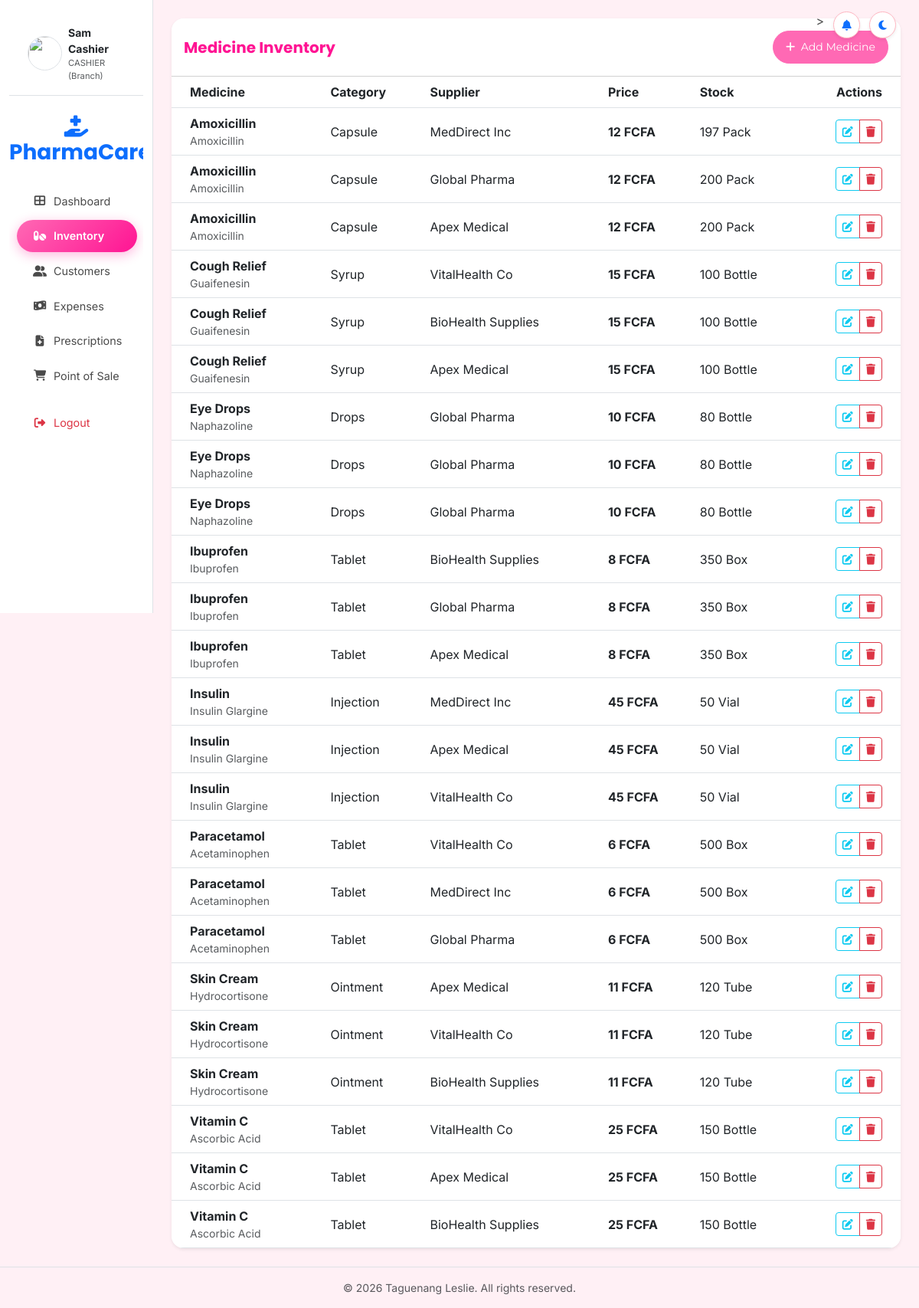
Page /inventory.php (signed in) on the committed database.
### tables this page shows
CREATE TABLE IF NOT EXISTS medicines (
    id INT PRIMARY KEY AUTO_INCREMENT,
    name VARCHAR(100) NOT NULL,
    generic_name VARCHAR(100),
    category VARCHAR(50),
    manufacturer VARCHAR(100),
    supplier_id INT,
    price DECIMAL(10,2) NOT NULL,
    cost_price DECIMAL(10,2),
    quantity INT DEFAULT 0,
    unit VARCHAR(20),
    reorder_level INT DEFAULT 10,
    expiry_date DATE,
    barcode VARCHAR(50),
    description TEXT,
    pharmacy_id INT,
    created_at TIMESTAMP DEFAULT CURRENT_TIMESTAMP,
    FOREIGN KEY (supplier_id) REFERENCES suppliers(id) ON DELETE SET NULL,
    FOREIGN KEY (pharmacy_id) REFERENCES pharmacies(id) ON DELETE CASCADE
);

CREATE TABLE IF NOT EXISTS suppliers (
    id INT PRIMARY KEY AUTO_INCREMENT,
    name VARCHAR(100) NOT NULL,
    contact_person VARCHAR(100),
    phone VARCHAR(15),
    email VARCHAR(100),
    address TEXT,
    payment_terms VARCHAR(50),
    pharmacy_id INT,
    created_at TIMESTAMP DEFAULT CURRENT_TIMESTAMP,
    FOREIGN KEY (pharmacy_id) REFERENCES pharmacies(id) ON DELETE CASCADE
);

### includes/functions/auth.php (called while the page is built, shortened)
<?php
function has_role($roles) {
    if (is_array($roles)) {
        return in_array($_SESSION['role'], $roles);
    }
    return $_SESSION['role'] === $roles;
}

### includes/functions/helpers.php (called while the page is built, shortened)
<?php
if (!function_exists('format_currency')) {
    function format_currency($amount) {
        global $app_settings;
        $currency = $app_settings['currency'] ?? 'FCFA';
        return number_format($amount, 0, '.', ' ') . ' ' . $currency;
    }
}

### inventory.php (the view, shortened to what this page needs)
<?php
require_once 'includes/config/database.php';
require_once 'includes/functions/auth.php';
require_once 'includes/functions/helpers.php';
$pharmacy_id = $_SESSION['pharmacy_id'] ?? null;
$medicines = [];
$active_pharmacies = [];
try {
    if (has_role('customer')) {
        $selected_pharma = $_GET['pharma'] ?? null;
        if ($selected_pharma) {
            $stmt = $pdo->prepare("SELECT m.*, p.name as pharmacy_name FROM medicines m JOIN pharmacies p ON m.pharmacy_id = p.id WHERE m.pharmacy_id = ? AND p.status = 'active' ORDER BY m.name ASC");
            $stmt->execute([$selected_pharma]);
            $medicines = $stmt->fetchAll();
        } else {
            $active_pharmacies = $pdo->query("SELECT * FROM pharmacies WHERE status = 'active' ORDER BY name ASC")->fetchAll();
        }
    } else {
        $stmt = $pdo->prepare("SELECT m.*, s.name as supplier_name FROM medicines m LEFT JOIN suppliers s ON m.supplier_id = s.id WHERE m.pharmacy_id = ? ORDER BY m.name ASC");
        $stmt->execute([$pharmacy_id]);
        $medicines = $stmt->fetchAll();
    }
} catch (PDOException $e) {
    $error = "Error fetching data: " . $e->getMessage();
}
include 'includes/templates/header.php';
?>
<?php if (has_role('customer') && !isset($_GET['pharma'])): ?>
    <div class="card border-0 shadow-sm rounded-4 p-5 text-center bg-white">
        <i class="fas fa-hospital fa-3x text-primary mb-3"></i>
        <h3 class="fw-bold">Browse Drugs by Pharmacy</h3>
        <p class="text-muted mb-5">Please select a local pharmacy to view their available medicine inventory.</p>
        <div class="row g-4 justify-content-center">
            <?php foreach ($active_pharmacies as $ph): ?>
                <div class="col-md-4">
                    <div class="card h-100 border-0 shadow-sm rounded-4 hover-lift p-4">
                        <h5 class="fw-bold mb-2"><?php echo $ph['name']; ?></h5>
                        <p class="small text-muted mb-4"><?php echo $ph['address']; ?></p>
                        <a href="inventory.php?pharma=<?php echo $ph['id']; ?>" class="btn btn-primary rounded-pill w-100">View Inventory</a>
                    </div>
                </div>
            <?php endforeach; ?>
        </div>
    </div>
<?php else: ?>
    <div class="card border-0 shadow-sm rounded-4 overflow-hidden">
        <div class="card-header bg-white py-3 d-flex justify-content-between align-items-center">
            <h5 class="mb-0 fw-bold">Medicine Inventory</h5>
            <?php if (!has_role('customer')): ?>
                <button class="btn btn-primary btn-sm rounded-pill px-3" data-bs-toggle="modal" data-bs-target="#medicineModal">
                    <i class="fas fa-plus me-1"></i> Add Medicine
                </button>
            <?php endif; ?>
        </div>
        <div class="table-responsive">
            <table class="table table-hover align-middle mb-0">
                <thead class="bg-light">
                    <tr>
                        <th class="ps-4">Medicine</th>
                        <th>Category</th>
                        <th><?php echo has_role('customer') ? 'Pharmacy' : 'Supplier'; ?></th>
                        <th>Price</th>
                        <th>Stock</th>
                        <th class="text-end pe-4">Actions</th>
                    </tr>
                </thead>
                <tbody>
                    <?php if (empty($medicines)): ?>
                        <tr><td colspan="6" class="text-center py-5 text-muted">No medicines found.</td></tr>
                    <?php else: foreach ($medicines as $m): ?>
                        <tr data-id="<?php echo $m['id']; ?>">
                            <td class="ps-4">
                                <div class="fw-bold"><?php echo $m['name']; ?></div>
                                <div class="small text-muted"><?php echo $m['generic_name']; ?></div>
                            </td>
                            <td><?php echo $m['category']; ?></td>
                            <td><?php echo has_role('customer') ? ($m['pharmacy_name'] ?? 'N/A') : ($m['supplier_name'] ?? 'N/A'); ?></td>
                            <td class="fw-bold"><?php echo format_currency($m['price']); ?></td>
                            <td><?php echo $m['quantity']; ?> <?php echo $m['unit']; ?></td>
                            <td class="text-end pe-4">
                                <?php if (has_role('customer')): ?>
                                    <button class="btn btn-primary btn-sm rounded-pill add-to-cart-btn"
                                            data-id="<?php echo $m['id']; ?>" data-name="<?php echo $m['name']; ?>"
                                            data-price="<?php echo $m['price']; ?>" data-pharma-id="<?php echo $m['pharmacy_id']; ?>"
                                            data-pharma-name="<?php echo $m['pharmacy_name']; ?>">Add to Cart</button>
                                <?php else: ?>
                                    <div class="btn-group">
                                        <button class="btn btn-sm btn-outline-info edit-medicine" data-json='<?php echo json_encode($m); ?>'><i class="fas fa-edit"></i></button>
                                        <a href="inventory.php?delete=<?php echo $m['id']; ?>" class="btn btn-sm btn-outline-danger" onclick="return confirm('Delete?')"><i class="fas fa-trash"></i></a>
                                    </div>
                                <?php endif; ?>
                            </td>
                        </tr>
                    <?php endforeach; endif; ?>
                </tbody>
            </table>
        </div>
    </div>
<?php endif; ?>
<?php include 'includes/templates/footer.php'; ?>

### assets/css/style.css (style rules this page uses)
:root { --primary-color: #FF69B4; --secondary-color: #FFB6C1; --accent-color: #FF1493; --bg-color: #FFF0F5; --text-color: #4A4A4A; --success-color: #98D8C8; --warning-color: #FFD700; --error-color: #FF6B6B; --white: #FFFFFF; --shadow: 0 4px 6px rgba(0, 0, 0, 0.1); --border-radius: 12px; --glass-bg: rgba(255, 255, 255, 0.7); --glass-border: rgba(255, 255, 255, 0.3); }
body { background-color: var(--bg-color); color: var(--text-color); font-family: 'Inter', sans-serif; margin: 0; padding: 0; }
h1, h2, h3, h4, h5, h6 { font-family: 'Poppins', sans-serif; font-weight: 700; color: var(--accent-color); }
.btn-primary { background-color: var(--primary-color); border-color: var(--primary-color); border-radius: 50px; padding: 10px 25px; font-family: 'Montserrat', sans-serif; transition: all 0.3s ease; }
.card { border: none; border-radius: var(--border-radius); box-shadow: var(--shadow); transition: transform 0.3s ease; }

### rows in the picture
medicines: name "Amoxicillin", generic_name "Amoxicillin", category "Capsule", supplier.name "MedDirect Inc", price "12 FCFA", quantity "197", unit "Pack"
medicines: name "Amoxicillin", generic_name "Amoxicillin", category "Capsule", supplier.name "Global Pharma", price "12 FCFA", quantity "200", unit "Pack"
medicines: name "Amoxicillin", generic_name "Amoxicillin", category "Capsule", supplier.name "Apex Medical", price "12 FCFA", quantity "200", unit "Pack"
medicines: name "Cough Relief", generic_name "Guaifenesin", category "Syrup", supplier.name "VitalHealth Co", price "15 FCFA", quantity "100", unit "Bottle"
medicines: name "Cough Relief", generic_name "Guaifenesin", category "Syrup", supplier.name "BioHealth Supplies", price "15 FCFA", quantity "100", unit "Bottle"
medicines: name "Cough Relief", generic_name "Guaifenesin", category "Syrup", supplier.name "Apex Medical", price "15 FCFA", quantity "100", unit "Bottle"
medicines: name "Eye Drops", generic_name "Naphazoline", category "Drops", supplier.name "Global Pharma", price "10 FCFA", quantity "80", unit "Bottle"
medicines: name "Eye Drops", generic_name "Naphazoline", category "Drops", supplier.name "Global Pharma", price "10 FCFA", quantity "80", unit "Bottle"
medicines: name "Eye Drops", generic_name "Naphazoline", category "Drops", supplier.name "Global Pharma", price "10 FCFA", quantity "80", unit "Bottle"
medicines: name "Ibuprofen", generic_name "Ibuprofen", category "Tablet", supplier.name "BioHealth Supplies", price "8 FCFA", quantity "350", unit "Box"
medicines: name "Ibuprofen", generic_name "Ibuprofen", category "Tablet", supplier.name "Global Pharma", price "8 FCFA", quantity "350", unit "Box"
medicines: name "Ibuprofen", generic_name "Ibuprofen", category "Tablet", supplier.name "Apex Medical", price "8 FCFA", quantity "350", unit "Box"
medicines: name "Insulin", generic_name "Insulin Glargine", category "Injection", supplier.name "MedDirect Inc", price "45 FCFA", quantity "50", unit "Vial"
medicines: name "Insulin", generic_name "Insulin Glargine", category "Injection", supplier.name "Apex Medical", price "45 FCFA", quantity "50", unit "Vial"
medicines: name "Insulin", generic_name "Insulin Glargine", category "Injection", supplier.name "VitalHealth Co", price "45 FCFA", quantity "50", unit "Vial"
medicines: name "Paracetamol", generic_name "Acetaminophen", category "Tablet", supplier.name "VitalHealth Co", price "6 FCFA", quantity "500", unit "Box"
medicines: name "Paracetamol", generic_name "Acetaminophen", category "Tablet", supplier.name "MedDirect Inc", price "6 FCFA", quantity "500", unit "Box"
medicines: name "Paracetamol", generic_name "Acetaminophen", category "Tablet", supplier.name "Global Pharma", price "6 FCFA", quantity "500", unit "Box"
medicines: name "Skin Cream", generic_name "Hydrocortisone", category "Ointment", supplier.name "Apex Medical", price "11 FCFA", quantity "120", unit "Tube"
medicines: name "Skin Cream", generic_name "Hydrocortisone", category "Ointment", supplier.name "VitalHealth Co", price "11 FCFA", quantity "120", unit "Tube"
medicines: name "Skin Cream", generic_name "Hydrocortisone", category "Ointment", supplier.name "BioHealth Supplies", price "11 FCFA", quantity "120", unit "Tube"
medicines: name "Vitamin C", generic_name "Ascorbic Acid", category "Tablet", supplier.name "VitalHealth Co", price "25 FCFA", quantity "150", unit "Bottle"
medicines: name "Vitamin C", generic_name "Ascorbic Acid", category "Tablet", supplier.name "Apex Medical", price "25 FCFA", quantity "150", unit "Bottle"
medicines: name "Vitamin C", generic_name "Ascorbic Acid", category "Tablet", supplier.name "BioHealth Supplies", price "25 FCFA", quantity "150", unit "Bottle"

### other values in the picture
$_SESSION['full_name'] "Sam Cashier"
$_SESSION['role'] "CASHIER"
__('dashboard') "Dashboard"
__('inventory') "Inventory"
__('customers') "Customers"
__('expenses') "Expenses"
__('prescriptions') "Prescriptions"
__('pos') "Point of Sale"
__('logout') "Logout"
COPYRIGHT_YEAR "2026"
COPYRIGHT_HOLDER "Taguenang Leslie"
